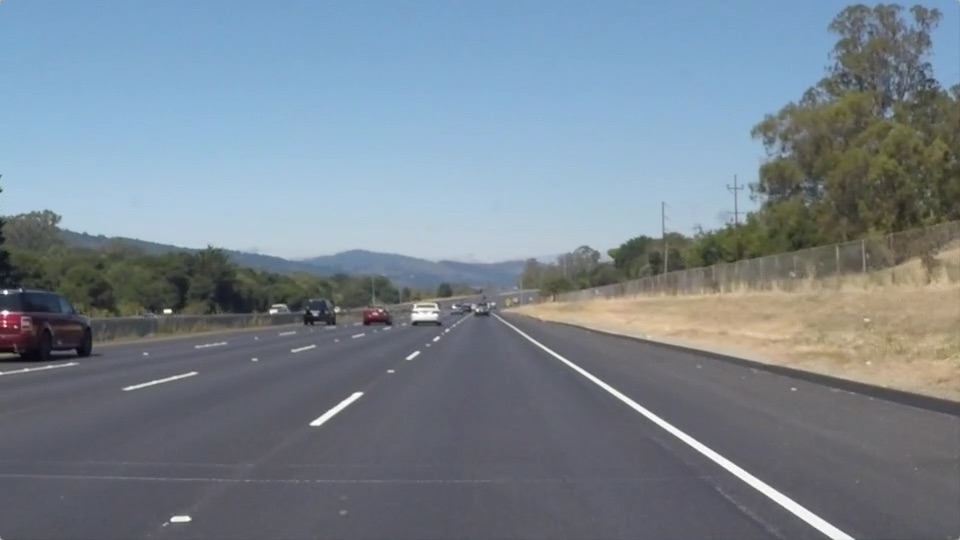
#> input picture test_images/solidWhiteRight.jpg, 960 x 540 px
$ jupyter execute --allow-errors P1.ipynb   (shell and % lines are left out)
#> lines starting #> are read from the running program, lines starting #| are printed output that depends on the picture; after the words box and inside, x2 and y2 are one past the last pixel; in counts of white or black regions, pixels touching at a corner belong together
# **Finding Lane Lines on the Road**
***
In this project, you will use the tools you learned about in the lesson to identify lane lines on the road.  You can develop your pipeline on a series of individual images, and later apply the result to a video stream (really just a series of images). Check out the video clip "raw-lines-example.mp4" (also contained in this repository) to see what the output should look like after using the helper functions below.

Once you have a result that looks roughly like "raw-lines-example.mp4", you'll need to get creative and try to average and/or extrapolate the line segments you've detected to map out the full extent of the lane lines.  You can see an example of the result you're going for in the video "P1_example.mp4".  Ultimately, you would like to draw just one line for the left side of the lane, and one for the right.

---
Let's have a look at our first image called 'test_images/solidWhiteRight.jpg'.  Run the 2 cells below (hit Shift-Enter or the "play" button above) to display the image.

**Note** If, at any point, you encounter frozen display windows or other confounding issues, you can always start again with a clean slate by going to the "Kernel" menu above and selecting "Restart & Clear Output".

---

**The tools you have are color selection, region of interest selection, grayscaling, Gaussian smoothing, Canny Edge Detection and Hough Tranform line detection.  You  are also free to explore and try other techniques that were not presented in the lesson.  Your goal is piece together a pipeline to detect the line segments in the image, then average/extrapolate them and draw them onto the image for display (as below).  Once you have a working pipeline, try it out on the video stream below.**

---

<figure>

 <figcaption>
 <p></p>
 <p style="text-align: center;"> Your output should look something like this (above) after detecting line segments using the helper functions below </p>
 </figcaption>
</figure>
 <p></p>
<figure>

 <figcaption>
 <p></p>
 <p style="text-align: center;"> Your goal is to connect/average/extrapolate line segments to get output like this</p>
 </figcaption>
</figure>

[cell 1]
#importing some useful packages
import matplotlib.pyplot as plt
import matplotlib.image as mpimg
import numpy as np
import cv2

[cell 2]
#reading in an image
image = mpimg.imread('test_images/solidWhiteRight.jpg')
#> image is the input picture: shape (540, 960, 3); mean R, G, B 120.3, 132.6, 143.7
#printing out some stats and plotting
print('This image is:', type(image), 'with dimesions:', image.shape)
#| This image is: <class 'numpy.ndarray'> with dimesions: (540, 960, 3)
plt.imshow(image)  #call as plt.imshow(gray, cmap='gray') to show a grayscaled image

**Some OpenCV functions (beyond those introduced in the lesson) that might be useful for this project are:**

`cv2.inRange()` for color selection
`cv2.fillPoly()` for regions selection
`cv2.line()` to draw lines on an image given endpoints
`cv2.addWeighted()` to coadd / overlay two images
`cv2.cvtColor()` to grayscale or change color
`cv2.imwrite()` to output images to file
`cv2.bitwise_and()` to apply a mask to an image

**Check out the OpenCV documentation to learn about these and discover even more awesome functionality!**

Below are some helper functions to help get you started. They should look familiar from the lesson!

[cell 3]
import math

def grayscale(img):
    """Applies the Grayscale transform
    This will return an image with only one color channel
    but NOTE: to see the returned image as grayscale
    you should call plt.imshow(gray, cmap='gray')"""
    return cv2.cvtColor(img, cv2.COLOR_BGR2GRAY)

def canny(img, low_threshold, high_threshold):
    """Applies the Canny transform"""
    return cv2.Canny(img, low_threshold, high_threshold)

def gaussian_blur(img, kernel_size):
    """Applies a Gaussian Noise kernel"""
    return cv2.GaussianBlur(img, (kernel_size, kernel_size), 0)

def region_of_interest(img, vertices):
    """
    Applies an image mask.

    Only keeps the region of the image defined by the polygon
    formed from `vertices`. The rest of the image is set to black.
    """
    #defining a blank mask to start with
    mask = np.zeros_like(img)

    #defining a 3 channel or 1 channel color to fill the mask with depending on the input image
    if len(img.shape) > 2:
        channel_count = img.shape[2]  # i.e. 3 or 4 depending on your image
        ignore_mask_color = (255,) * channel_count
    else:
        ignore_mask_color = 255

    #filling pixels inside the polygon defined by "vertices" with the fill color
    cv2.fillPoly(mask, vertices, ignore_mask_color)

    #returning the image only where mask pixels are nonzero
    masked_image = cv2.bitwise_and(img, mask)
    return masked_image


def draw_lines(img, lines, color=[255, 0, 0], thickness=2):
    """
    NOTE: this is the function you might want to use as a starting point once you want to
    average/extrapolate the line segments you detect to map out the full
    extent of the lane (going from the result shown in raw-lines-example.mp4
    to that shown in P1_example.mp4).

    Think about things like separating line segments by their
    slope ((y2-y1)/(x2-x1)) to decide which segments are part of the left
    line vs. the right line.  Then, you can average the position of each of
    the lines and extrapolate to the top and bottom of the lane.

    This function draws `lines` with `color` and `thickness`.
    Lines are drawn on the image inplace (mutates the image).
    If you want to make the lines semi-transparent, think about combining
    this function with the weighted_img() function below
    """
    for line in lines:
        for x1,y1,x2,y2 in line:
            cv2.line(img, (x1, y1), (x2, y2), color, thickness)

def hough_lines(img, rho, theta, threshold, min_line_len, max_line_gap):
    """
    `img` should be the output of a Canny transform.

    Returns an image with hough lines drawn.
    """
    lines = cv2.HoughLinesP(img, rho, theta, threshold, np.array([]), minLineLength=min_line_len, maxLineGap=max_line_gap)
    line_img = np.zeros(img.shape, dtype=np.uint8)
    draw_lines(line_img, lines)

    return line_img


# Python 3 has support for cool math symbols.

def weighted_img(img, initial_img, α=0.8, β=1., λ=0.):
    """
    `img` is the output of the hough_lines(), An image with lines drawn on it.
    Should be a blank image (all black) with lines drawn on it.

    `initial_img` should be the image before any processing.

    The result image is computed as follows:

    initial_img * α + img * β + λ
    NOTE: initial_img and img must be the same shape!
    """
    return cv2.addWeighted(initial_img, α, img, β, λ)

[cell 4]
class LaneDetect:
    def __init__(self,image):
        self.image=image

    def plot(self):
        # Plot Gray Image
        plt.subplot(2,2,1)
        plt.imshow(self.gray_image, cmap="gray")

        # Plot Masked Image
        plt.subplot(2,2,2)
        plt.imshow(self.black_white_edges_image_with_mask)

        ## Plot Hough lines image
        plt.subplot(2,2,3)
        plt.imshow(self.hough_rgb_image)

        ## Plot final image
        plt.subplot(2,2,4)
        plt.imshow(self.processed_image)

    def process(self):
        '''
        LANE DETECTION PIPELINE
        '''

        #image = mpimg.imread(image_path)
        imshape = self.image.shape
        # Step 1:
        self.gray_image = grayscale(self.image)

        # Step 2:
        blur_image = gaussian_blur(self.gray_image, 5)

        # Step 3:
        edges_image = canny(blur_image, 50, 150)

        # Step 4:
        vertices = np.array([[(0,imshape[0]),(465, 320), (475, 320), (imshape[1],imshape[0])]], dtype=np.int32)
        edges_image_with_mask = region_of_interest(edges_image, vertices)
        self.black_white_edges_image_with_mask = cv2.cvtColor(edges_image_with_mask, cv2.COLOR_GRAY2BGR)

        # Step 5:
        lines_image = hough_lines(edges_image_with_mask, 3, np.pi/180 , 30, 100,160)

        self.hough_rgb_image = cv2.cvtColor(lines_image, cv2.COLOR_GRAY2BGR)
        self.processed_image = weighted_img(self.hough_rgb_image, self.image)

    def get_processed_image(self):
        return self.processed_image

## Test on Images

Now you should build your pipeline to work on the images in the directory "test_images"
**You should make sure your pipeline works well on these images before you try the videos.**

[cell 5]
import os
test_images = ["test_images/{}".format(image) for image in os.listdir("test_images/")]
#> test_images = ['test_images/solidWhiteCurve.jpg', 'test_images/solidWhiteRight.jpg', 'test_images/solidYellowCurve.jpg']
test_images = [mpimg.imread(image_path) for image_path in  test_images]
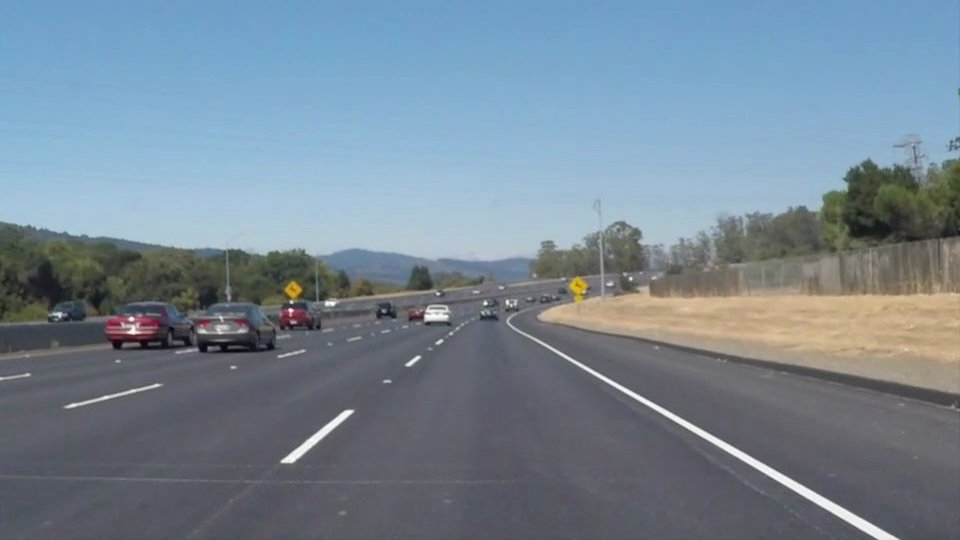
#> input picture test_images/solidWhiteCurve.jpg, 960 x 540 px
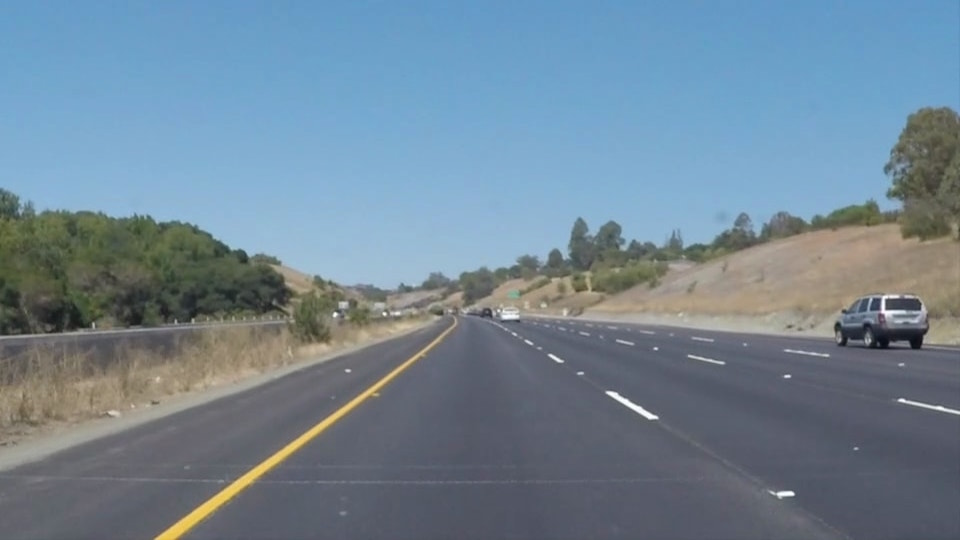
#> input picture test_images/solidYellowCurve.jpg, 960 x 540 px
#> test_images = 3 items

[cell 6]
img_lane = LaneDetect(test_images[0])
#> in __init__, self.image is the input picture: shape (540, 960, 3); mean R, G, B 118.5, 134.5, 148.1
img_lane.process()
#> in canny, `return cv2.Canny(img, low_threshold, high_threshold)`: returned value: shape (540, 960); 1.7% white in thin lines or dots, all inside (x1, y1, x2, y2) = (0, 137, 960, 540)
#> in region_of_interest, `cv2.fillPoly(mask, vertices, ignore_mask_color)`:
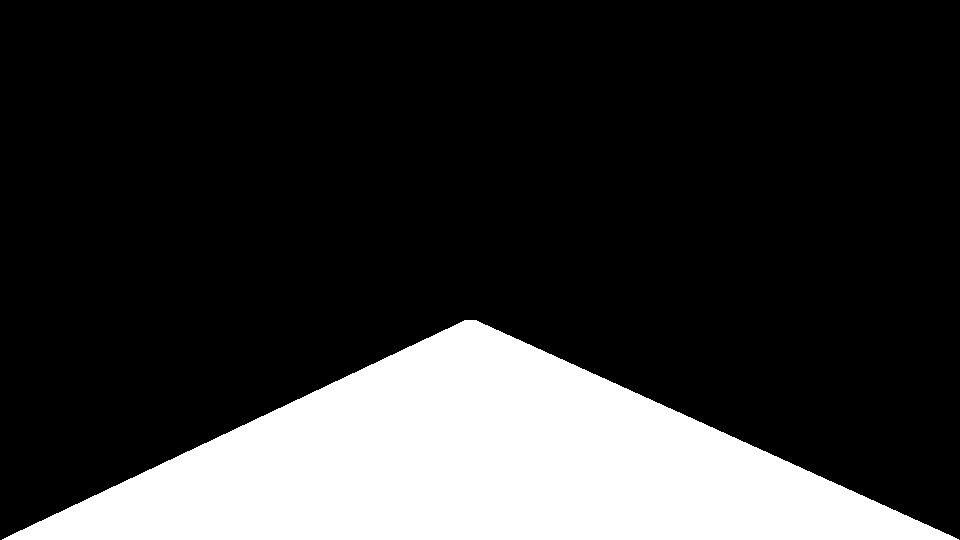
#> mask: shape (540, 960); 20.6% white; 1 white region, box (x1, y1, x2, y2) and area: (2, 320, 959, 540) 106734
#> in region_of_interest, `masked_image = cv2.bitwise_and(img, mask)`: masked_image: shape (540, 960); 0.25% white in thin lines or dots, all inside (x1, y1, x2, y2) = (280, 322, 899, 540)
#> in hough_lines, `lines = cv2.HoughLinesP(img, rho, theta, threshold, np.array([]), minL..`: lines = [[579, 367, 876, 538], [628, 389, 898, 538], [281, 460, 463, 323], [290, 463, 456, 329], [303, 442, 462, 322], [280, 460, 456, 332], [288, 454, 458, 326], [293, 462, 464, 324]]
#> the loop in draw_lines, `for line in lines:` made 8 passes
#> after the loop in draw_lines, `for line in lines:`: img: shape (540, 960); 0.72% white; 3 white regions, box (x1, y1, x2, y2) and area: (279, 321, 466, 465) 1949, (578, 366, 878, 540) 932, (627, 388, 900, 540) 838
img_lane.plot()
#> figure, not shown here; B, G, R data is drawn as R, G, B

[cell 7]
img_lane = LaneDetect(test_images[1])
img_lane.process()
#> in canny (call 2), `return cv2.Canny(img, low_threshold, high_threshold)`: returned value: shape (540, 960); 1.5% white in thin lines or dots
#> in region_of_interest (call 2), `masked_image = cv2.bitwise_and(img, mask)`:
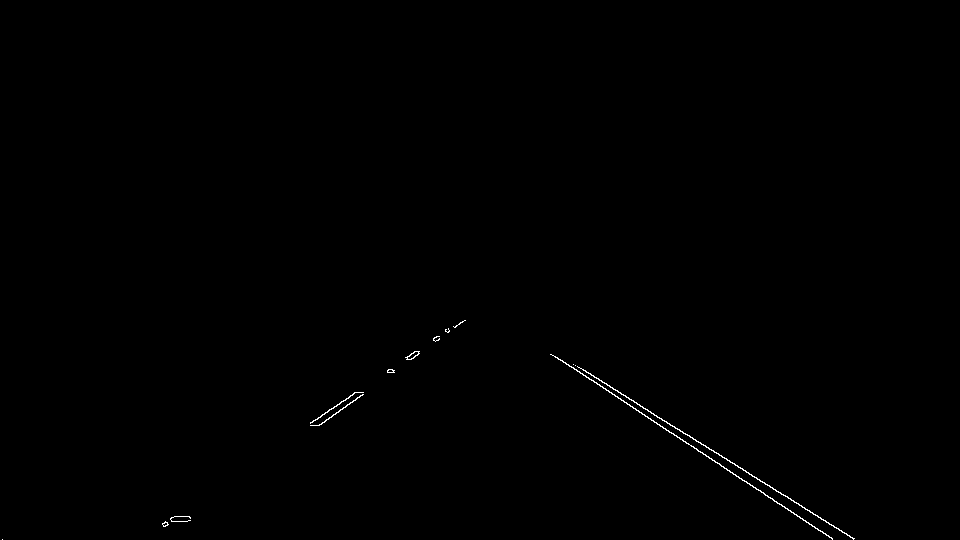
#> masked_image: shape (540, 960); 0.24% white in thin lines or dots, all inside (x1, y1, x2, y2) = (2, 320, 855, 540)
#> call 2 of draw_lines, with lines = array of shape (11, 1, 4), thickness = 2
#> the loop in draw_lines (call 2), `for line in lines:` made 11 passes
#> line on passes 1 to 11: [[698, 451, 832, 538]], [[550, 354, 817, 515]], [[553, 355, 756, 477]], [[162, 524, 465, 320]], [[648, 418, 846, 533]], [[164, 526, 446, 329]], [[182, 521, 363, 394]], [[163, 525, 439, 339]], [[324, 421, 448, 328]], [[185, 521, 325, 412]], [[313, 420, 448, 332]]
#> after the loop in draw_lines (call 2), `for line in lines:`:
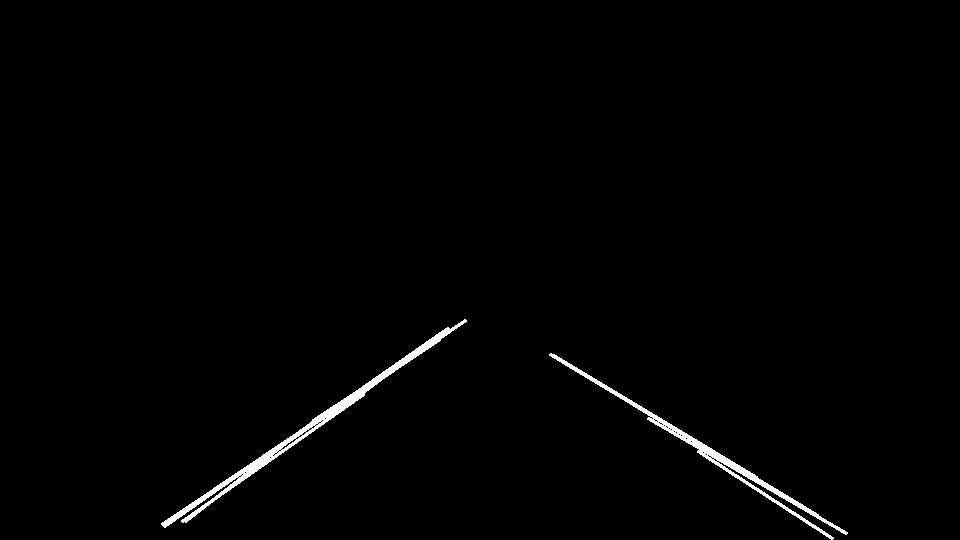
#> img: shape (540, 960); 1% white; 2 white regions, box (x1, y1, x2, y2) and area: (161, 319, 467, 528) 2990, (549, 353, 848, 540) 2405
img_lane.plot()
#> figure, not shown here; B, G, R data is drawn as R, G, B

[cell 8]
img_lane = LaneDetect(test_images[2])
#> in __init__, self.image is the input picture: shape (540, 960, 3); mean R, G, B 113, 133.4, 149
img_lane.process()
#> in grayscale (call 3), `return cv2.cvtColor(img, cv2.COLOR_BGR2GRAY)`:
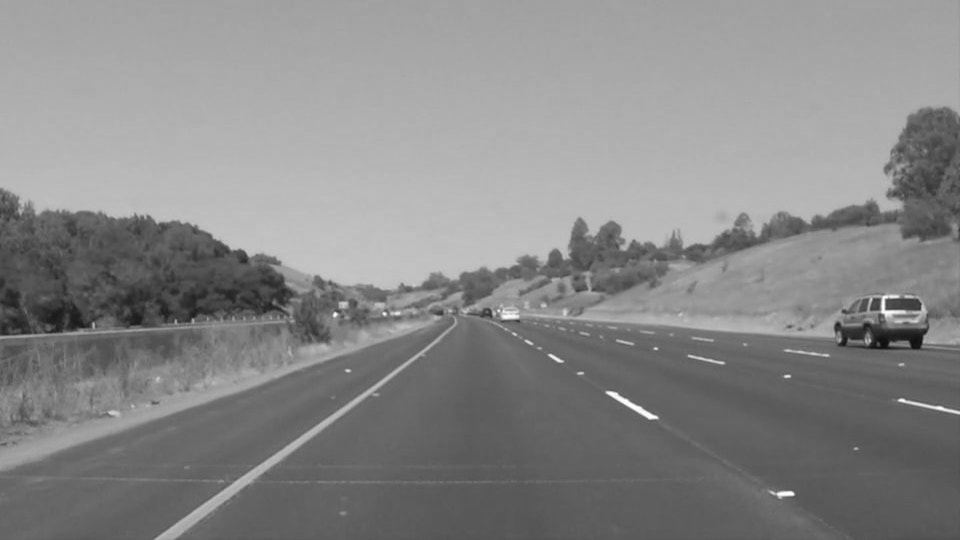
#> returned value: shape (540, 960); min 13, max 255, mean 135.7
#> in canny (call 3), `return cv2.Canny(img, low_threshold, high_threshold)`: returned value: shape (540, 960); 1.6% white in thin lines or dots, all inside (x1, y1, x2, y2) = (0, 106, 960, 540)
#> in region_of_interest (call 3), `masked_image = cv2.bitwise_and(img, mask)`:
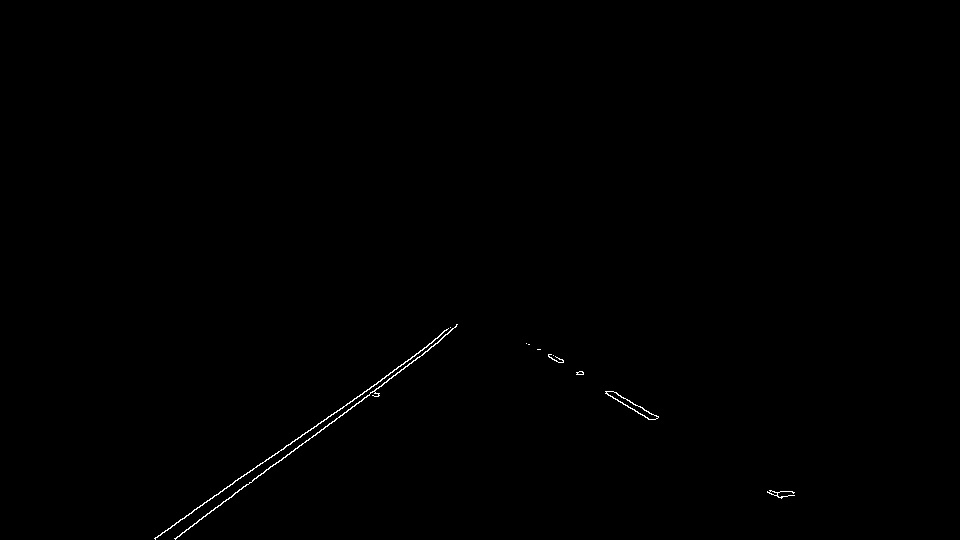
#> masked_image: shape (540, 960); 0.25% white in thin lines or dots, all inside (x1, y1, x2, y2) = (154, 324, 795, 540)
#> call 3 of draw_lines, with lines = array of shape (11, 1, 4), thickness = 2
#> the loop in draw_lines (call 3), `for line in lines:` made 11 passes
#> line on passes 1 to 11: [[154, 538, 455, 327]], [[174, 538, 375, 392]], [[175, 539, 449, 332]], [[526, 343, 782, 496]], [[155, 538, 442, 337]], [[608, 395, 788, 495]], [[582, 371, 783, 496]], [[315, 435, 435, 338]], [[551, 354, 781, 498]], [[327, 426, 456, 326]], [[540, 349, 793, 495]]
#> after the loop in draw_lines (call 3), `for line in lines:`:
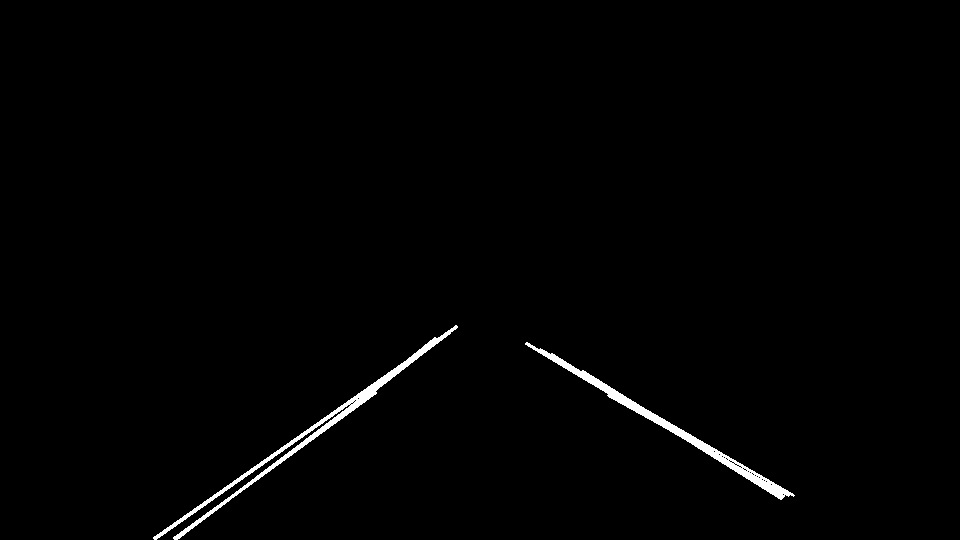
#> img: shape (540, 960); 1% white; 2 white regions, box (x1, y1, x2, y2) and area: (153, 325, 458, 540) 2852, (525, 342, 795, 500) 2428
#> call 3 of weighted_img, with α = 0.8, β = 1, λ = 0
#> in weighted_img (call 3), `return cv2.addWeighted(initial_img, α, img, β, λ)`:
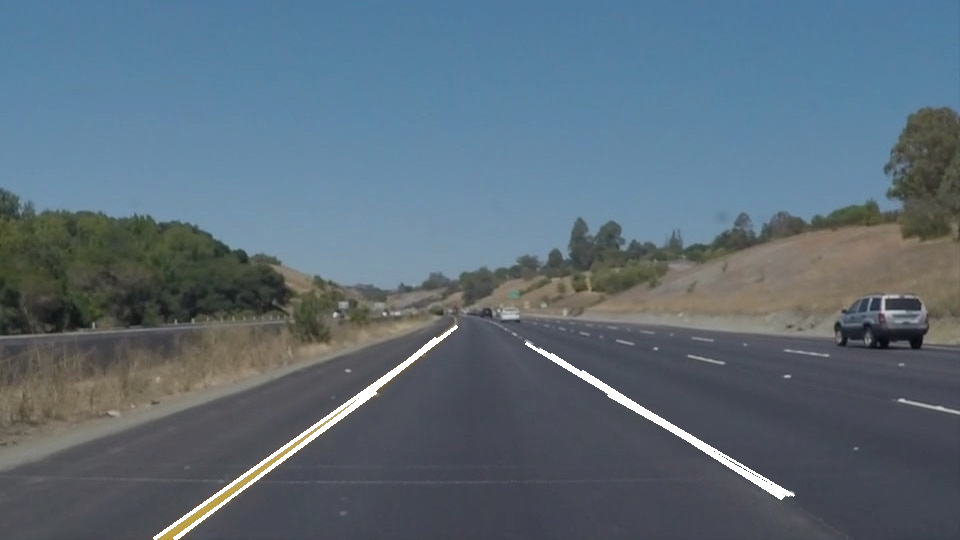
#> returned value: shape (540, 960, 3); mean of channels 0, 1, 2 91.8, 108.2, 120.8; drawn as R, G, B
img_lane.plot()
#> figure, not shown here; B, G, R data is drawn as R, G, B
